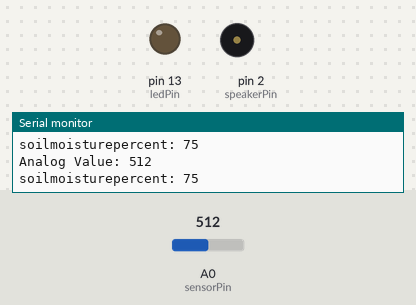
Recording of a sketch running on a simulated Arduino Uno, built with avr-gcc and run on an emulated ATmega328P. On the bench: output pins drawn as LEDs (lit = HIGH), buzzer (waves = sounding), the last lines printed to the serial monitor. The inputs (shaded band) are chosen by the test bench; at power-on: A0 (sensorPin) = 512.

Above: at 1.8 s.
1.9 s: A0 (sensorPin) set to 122
3.4 s: A0 (sensorPin) set to 103
At 4.2 s:
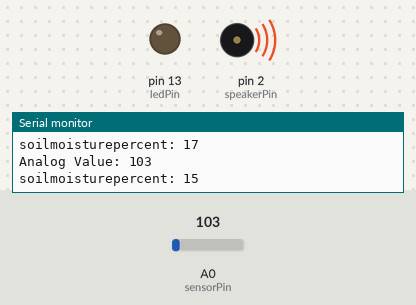
At 6.05 s:
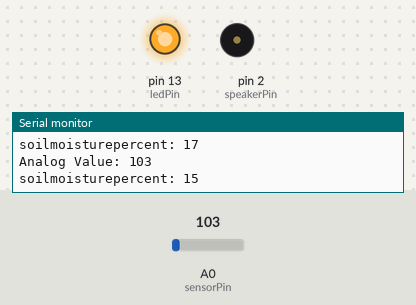
9.1 s: A0 (sensorPin) set to 7
Timing chart, 0 to 13.6 s (numbered marks = the images above; inputs shaded):
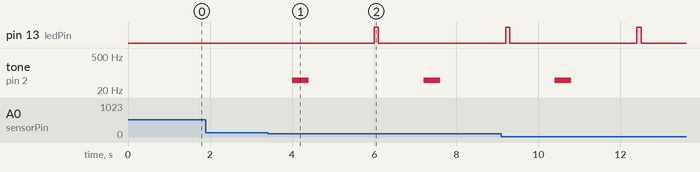

The sketch:

soil_moisture_red.ino
```cpp
// Define analog input
#define sensorPin A0
// Define the pin the speaker will be connected to
int speakerPin = 2;
int ledPin = 13;

void setup() {
  // Setup Serial Monitor
  Serial.begin(9600);
  // Allows us to send signals to the speaker
  pinMode(speakerPin, OUTPUT);
  pinMode(ledPin, OUTPUT);
}

void loop() {
  // Read the Analog Input
  int soilMoisture = analogRead(sensorPin);
  // Print the moisture value to the serial monitor the higher the number the lower the moisture
  int soilmoisturepercent = abs(map(soilMoisture, 0, 679, 0, 100));
  Serial.print("Analog Value: ");
  Serial.println(soilMoisture);
  Serial.print("soilmoisturepercent: ");
  Serial.println(soilmoisturepercent);
  // If the moisture is too low then play a beep that continues until the moisture level is correct
  if(soilmoisturepercent < 17){
    tone(speakerPin, 50, 400);
    delay(2000);
    digitalWrite(ledPin, HIGH);
    delay(100);
    digitalWrite(ledPin, LOW);
    delay(100);
  }
  // Wait for 1 second before the next reading
  delay(1000);
}
```

Measured:
- the behaviour switches between 116 and 115 on A0 (sensorPin) (found by bisection; images 0 and 1)
- after the input at 3.4 s, pin 13 (ledPin): LOW → HIGH after 2.6 s, → LOW 0.10 s later; tone on pin 2 (speakerPin): alternates 50 Hz for 0.40 s and silent for 2.8 s, starting after 0.60 s
